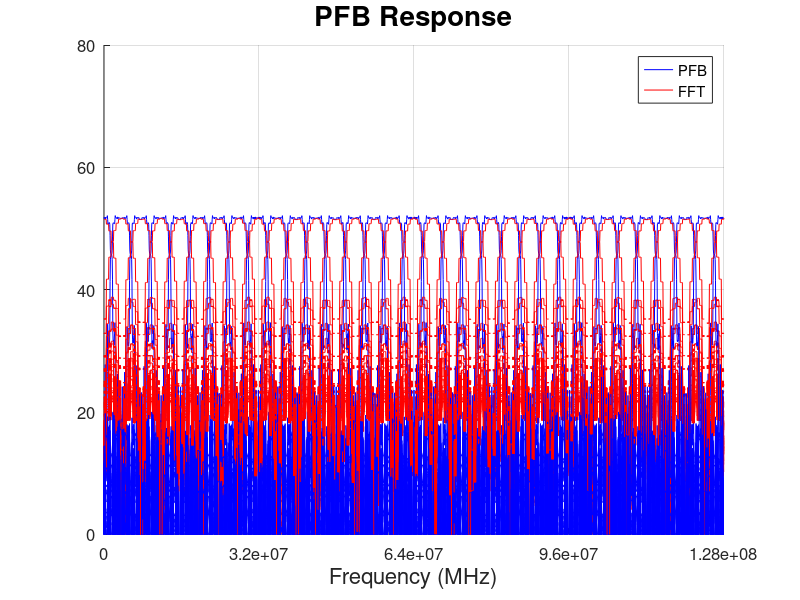
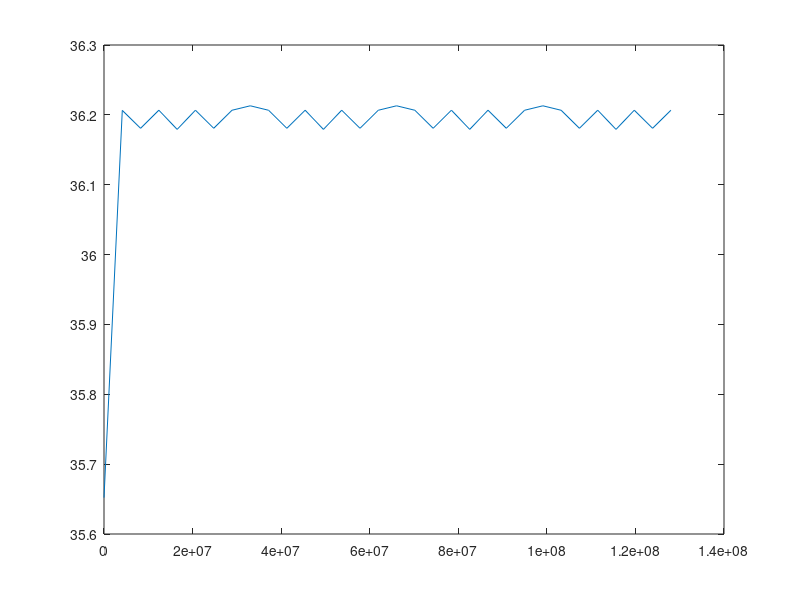

Reproduce these figures in MATLAB, in order.
clearvars;
% Specturm data contains interleaved power spectrum data, XX, YY, XY, YX

% Open and read spec data
% pfb off.
f = fopen('spec_fft.dat', 'r');
fft_data = fread(f, 'float');
fclose(f);

% Open and read spec data -p
% pfb on
f = fopen('spec_pfb.dat', 'r');
pfb_data = fread(f, 'float');
fclose(f);

%open and read pfb spec data using dolph-cheb coeff
f = fopen('spec_cheb.dat', 'r');
cheb_data = fread(f, 'float');
fclose(f);

% filter specs
fs = 256e6;
nfft = 32;
series = nfft*4;
freqs = linspace(0,fs/2,nfft);
rows = length(fft_data)/series;

XX_fft = zeros(rows, nfft);
XX_pfb = zeros(rows, nfft);
XX_cheb = zeros(rows,nfft);

for i=1:rows    
    % Accumulate matrix of fft data
    chunk = fft_data((i-1)*series+1:i*series);
    XX_fft(i,:) = chunk(1:4:4*nfft);
    %Accumulate matrix of pfb data
    chunk = pfb_data((i-1)*series+1:i*series);
    XX_pfb(i,:) = chunk(1:4:4*nfft);
    %Accumulate matrix of cheb data
    chunk = cheb_data((i-1)*series+1:i*series);
    XX_cheb(i,:) = chunk(1:4:4*nfft);
end

%filter response comparison plot - plots 8 responses
figure; hold on;
for i=1:1:nfft
    plot(linspace(0,fs/2,length(XX_pfb)), 10*log10(XX_pfb(:,i)), '-b');
    plot(linspace(0,fs/2,length(XX_fft)), 10*log10(XX_fft(:,i)), '-r');
end

%configure axis
grid on;
xlim([0, fs/2]); ylim([0, 80]);
xtick = linspace(0, fs/2, nfft+1);
set(gca, 'XTick', xtick(1:8:end), 'FontSize', 12);
title('PFB Response', 'FontSize', 20);
xlabel('Frequency (MHz)', 'FontSize', 16);
legend('PFB', 'FFT');

% show accumulated power over all freq.
XX_pfb_mean = mean(XX_pfb,1);
figure;
plot(freqs, 10*log10(XX_pfb_mean));